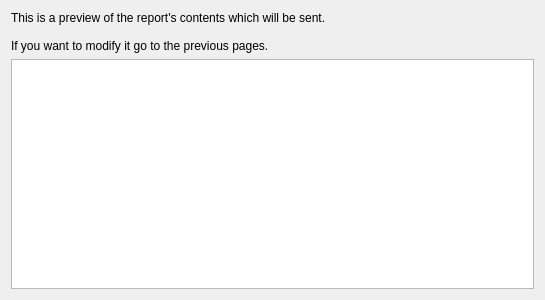
<?xml version="1.0" encoding="UTF-8"?>
<ui version="4.0">
 <class>AssistantPageBugzillaPreview</class>
 <widget class="QWidget" name="AssistantPageBugzillaPreview">
  <property name="geometry">
   <rect>
    <x>0</x>
    <y>0</y>
    <width>545</width>
    <height>300</height>
   </rect>
  </property>
  <layout class="QVBoxLayout" name="verticalLayout">
   <item>
    <widget class="QLabel" name="m_previewDescriptionLabel">
     <property name="text">
      <string comment="@label">This is a preview of the report's contents which will be sent. 

If you want to modify it go to the previous pages.</string>
     </property>
     <property name="wordWrap">
      <bool>true</bool>
     </property>
    </widget>
   </item>
   <item>
    <widget class="QTextEdit" name="m_previewEdit">
     <property name="readOnly">
      <bool>true</bool>
     </property>
    </widget>
   </item>
  </layout>
 </widget>
 <resources/>
 <connections/>
</ui>
